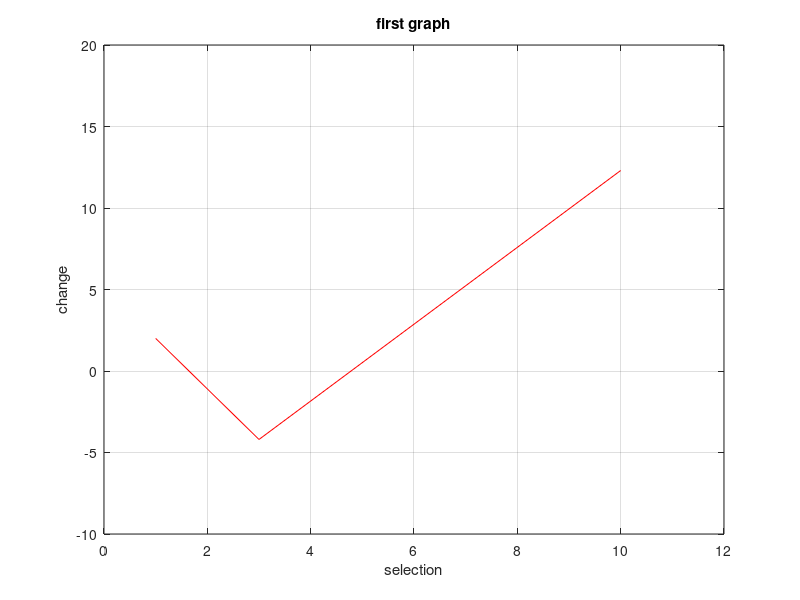

Here is the MATLAB script that generated this plot:
x=[1,3,10];
y=[2,-4.2,12.3];
plot(x,y,'r');
xlabel('selection');
ylabel("change");
title("first graph");
grid on;
axis([0,12,-10,20]);